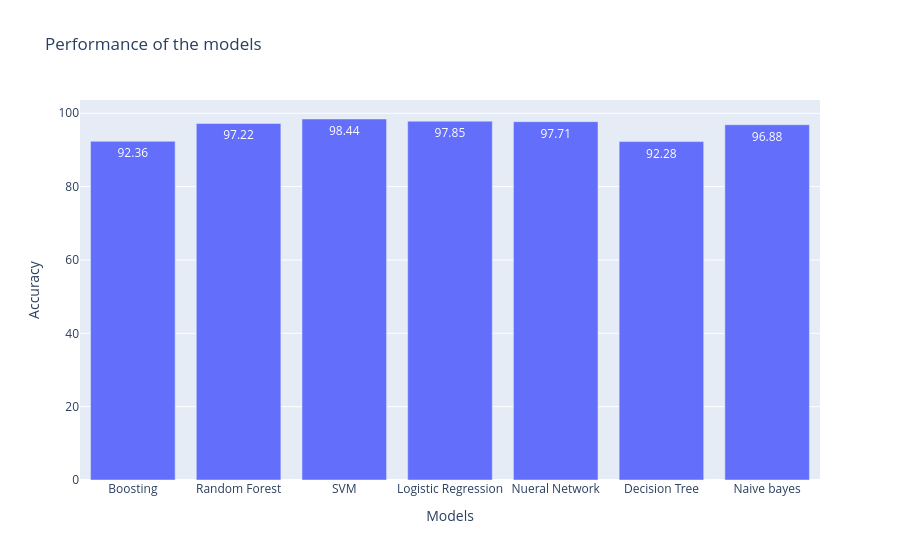

Here is the notebook cell this chart was saved with:
### Markdown cell above
## CONCLUSION

### Code cell
models = ['Boosting', 'Random Forest', 'SVM', 'Logistic Regression', 'Nueral Network', 'Decision Tree', 'Naive bayes']
accuracies = [92.36, 97.22, 98.44, 97.85, 97.71, 92.28, 96.88]

fig = px.bar(x=models, y=accuracies, labels={'x': 'Models', 'y': 'Accuracy'}, title="Performance of the models", text=accuracies)
fig.show()

### Figure 1 — Plotly figure (JSON) as saved in the notebook; plotly's stock layout.template omitted (floating-point values rounded to 4 significant figures)
{"data": [{"hovertemplate": "Models=%{x}<br>Accuracy=%{y}<br>text=%{text}<extra></extra>", "legendgroup": "", "marker": {"color": "#636efa", "pattern": {"shape": ""}}, "name": "", "orientation": "v", "showlegend": false, "text": [92.36, 97.22, 98.44, 97.85, 97.71, 92.28, 96.88], "textposition": "auto", "type": "bar", "x": ["Boosting", "Random Forest", "SVM", "Logistic Regression", "Nueral Network", "Decision Tree", "Naive bayes"], "xaxis": "x", "y": [92.36, 97.22, 98.44, 97.85, 97.71, 92.28, 96.88], "yaxis": "y"}], "layout": {"barmode": "relative", "legend": {"tracegroupgap": 0}, "title": {"text": "Performance of the models"}, "xaxis": {"anchor": "y", "domain": [0, 1], "title": {"text": "Models"}}, "yaxis": {"anchor": "x", "domain": [0, 1], "title": {"text": "Accuracy"}}}}
